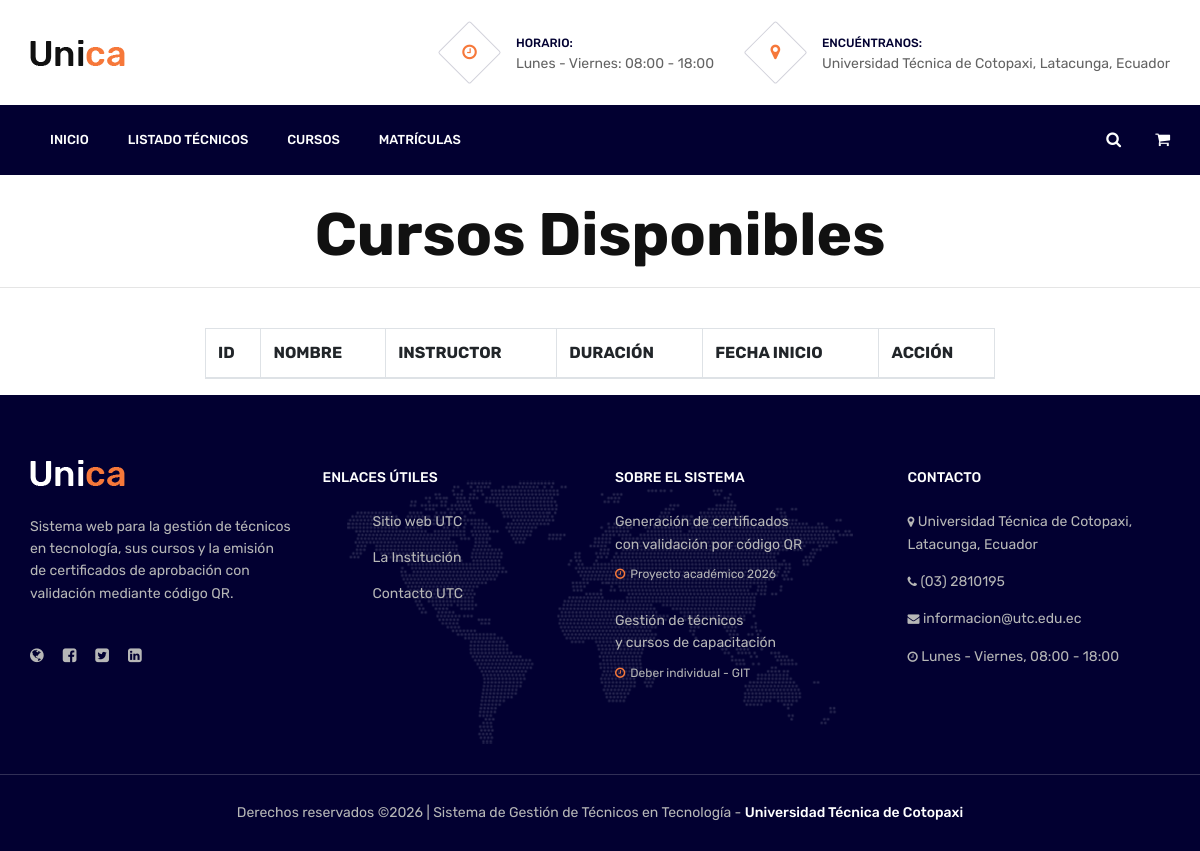
The page /registrarMatricula/ on the database as committed earlier.
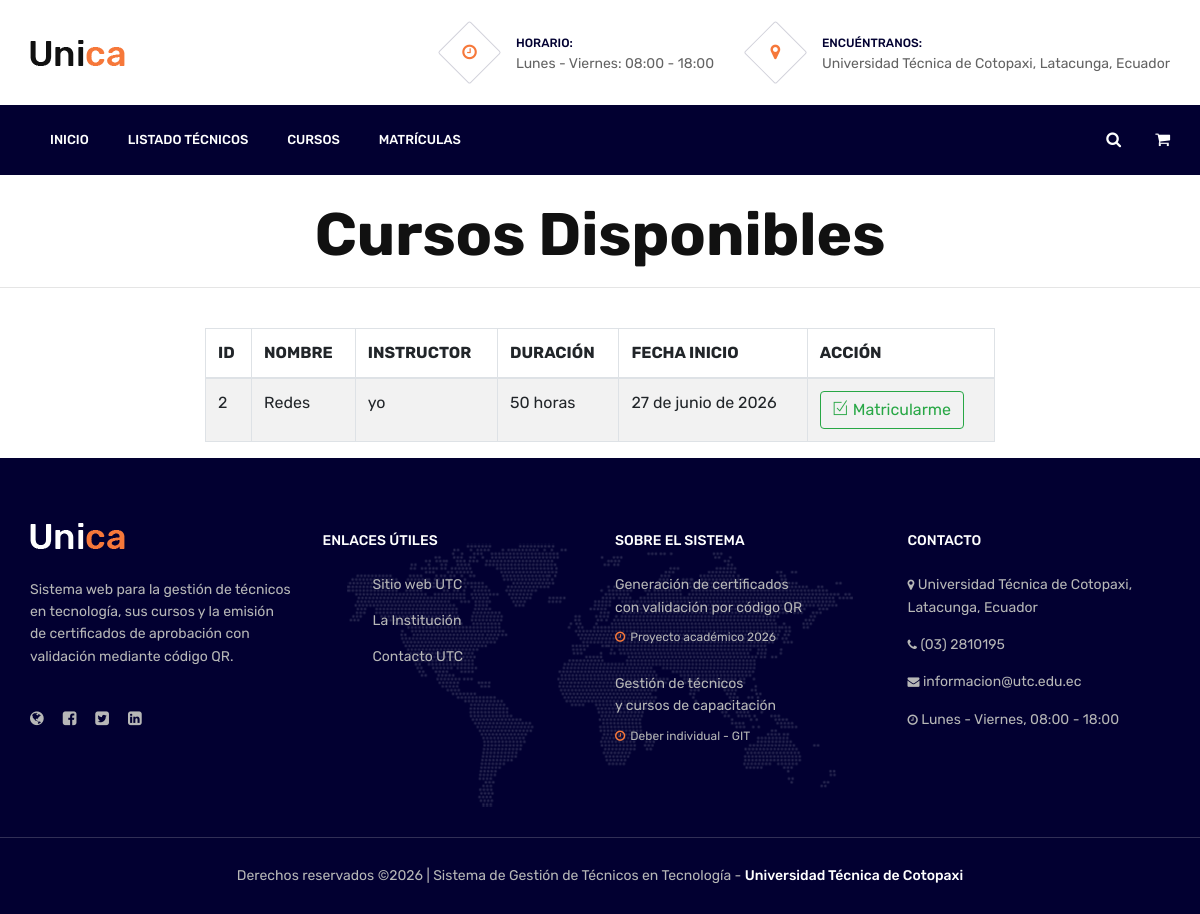
The same page on the database as committed later.
### tecnologia/models.py (models this page shows)
class Curso(models.Model):
    id = models.AutoField(primary_key=True)
    nombre = models.CharField(max_length=100)
    descripcion = models.TextField(blank=True)
    instructor = models.CharField(max_length=100)
    horas_duracion = models.PositiveIntegerField()
    fecha_inicio = models.DateField()
    fecha_fin = models.DateField()

### tecnologia/views.py (the view)
# urls.py: path('registrarMatricula/', views.registrarMatricula),
def registrarMatricula(request):
    cursos = Curso.objects.all()
    return render(request, 'registrarMatricula.html', {'misCursos': cursos})

### tecnologia/templates/registrarMatricula.html (shortened to what this page needs)
{% extends "./plantillaPrin.html" %}
{% block contenido %}
<center>
    <br>
    <h1> <b>Cursos Disponibles</b></h1>
    <hr>
</center>
<br>
<div class="row">
    <div class="col-md-2"></div>
    <div class="col-md-8">
        <table id="tbl_cursos_disponibles" class="table table-striped table-bordered">
            <thead>
                <tr>
                    <th>ID</th>
                    <th>NOMBRE</th>
                    <th>INSTRUCTOR</th>
                    <th>DURACIÓN</th>
                    <th>FECHA INICIO</th>
                    <th>ACCIÓN</th>
                </tr>
            </thead>
            <tbody>
                {% for cursoTemporal in misCursos %}
                <tr>
                    <td>{{ cursoTemporal.id }}</td>
                    <td>{{ cursoTemporal.nombre }}</td>
                    <td>{{ cursoTemporal.instructor }}</td>
                    <td>{{ cursoTemporal.horas_duracion }} horas</td>
                    <td>{{ cursoTemporal.fecha_inicio }}</td>
                    <td>
                        <a href="/matricularCurso/{{ cursoTemporal.id }}/"
                           class="btn btn-outline-success" title="Matricularme"
                           onclick="return confirm('¿Desea matricularse en este curso?');">
                            <i class="ti-check-box"></i> Matricularme
                        </a>
                    </td>
                </tr>
                {% endfor %}
            </tbody>
        </table>
    </div>
</div>
{% endblock %}

Rows that differ between the two databases and show on the page:
added Curso: id "2", nombre "Redes", instructor "yo", horas_duracion "50", fecha_inicio "27 de junio de 2026"
